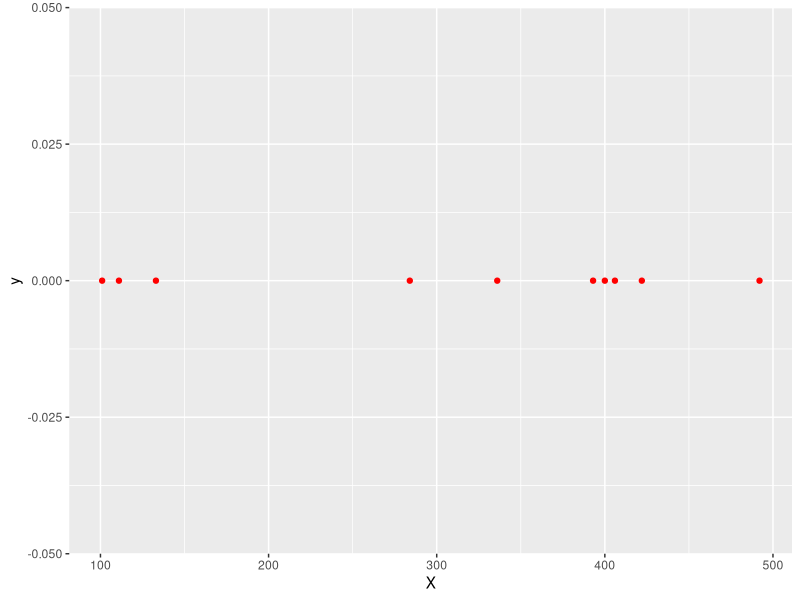
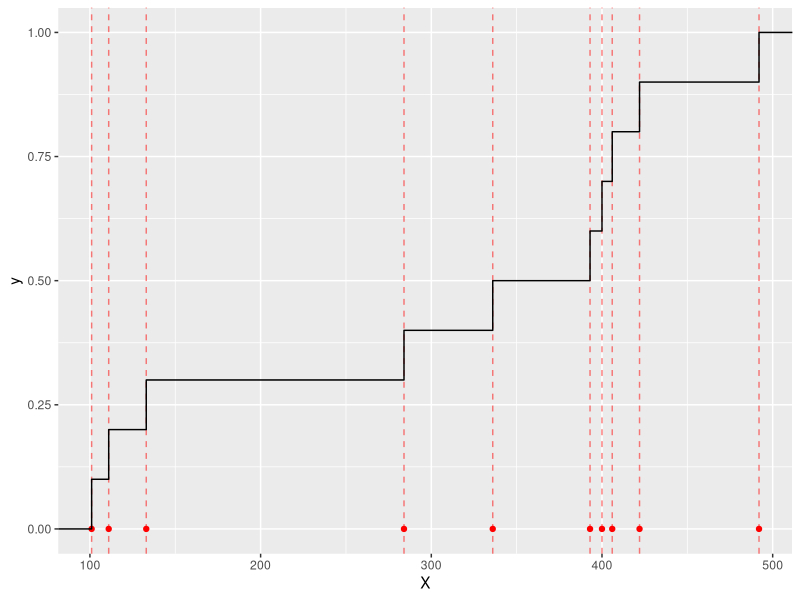
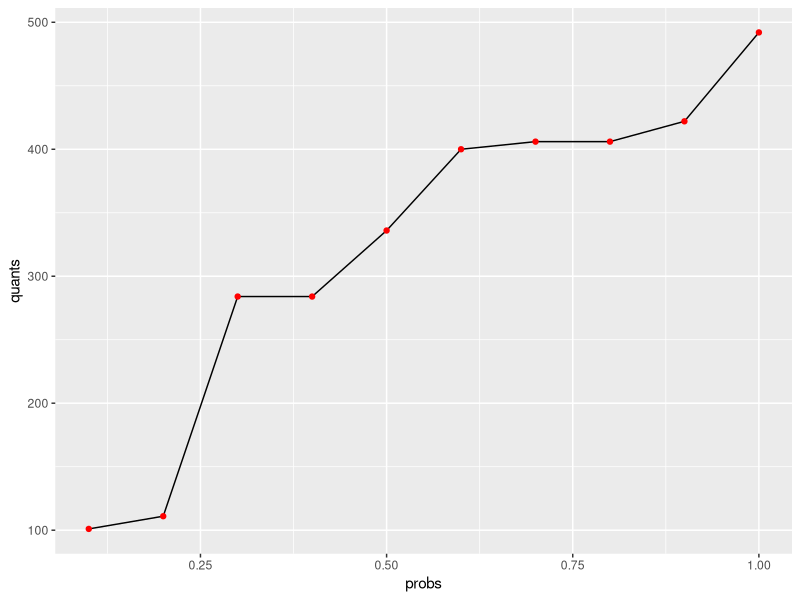
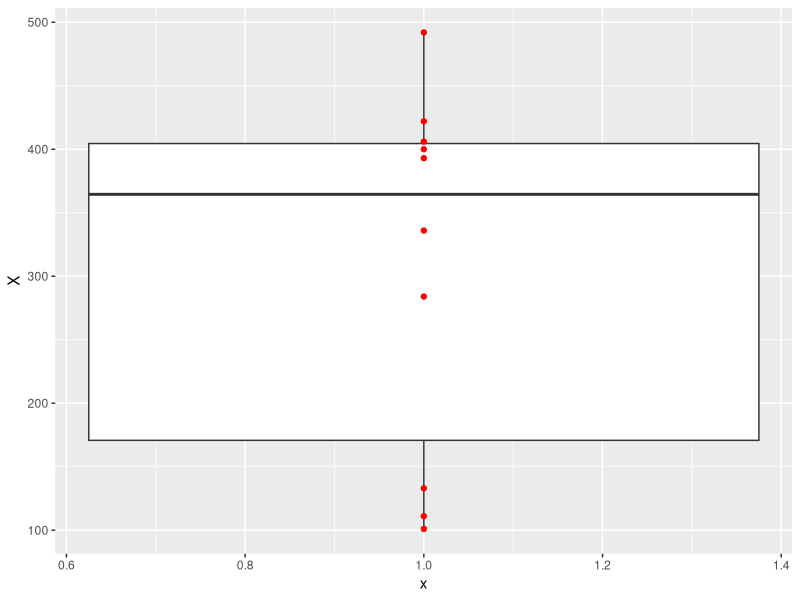

Write the R code that produced these figures, in order.
D <- c(1,7,52,13,75)
quantile(D,probs=seq(from=0,to=1,length.out=101),type=1)

quantile(c(1,7,13),type=1)
summary(c(1,7,13))

library(ggplot2)
require(quantreg)

set.seed(1234)
some.data <- sample(1:500,size=10,replace=T)

### look at order statistics
sort(some.data)

df <- data.frame(Num=1:10,X=some.data)

# visualize the data
ggplot() + geom_point(data=df, aes(x=X,y=0),color='red')

# look at ECDF
ggplot()  + geom_vline(xintercept=df$X,color='red', alpha=0.5, lty=2) + geom_point(data=df, aes(x=X,y=0),color='red') + stat_ecdf(data=df,aes(x=X)) + labs(list(y=expression(F[n](x)),x="Data",title="Empirical CDF"))

sort(some.data)
quantile(x=some.data,probs=seq(from=0,to=1,length.out=101),type=1)
### quantiles come from Inverse CDF, so we should
### look into ?quantile to choose how quantiles are found

### type=3 takes nearest (even) order statistic as quantile
### type=1 uses inverse ECDF
probs <- seq(from=0,to=1,length.out=11)[-1]
df2 <- data.frame(probs=probs, quants = quantile(some.data,probs=probs,type=1))

### compare order stats to quantiles.

ggplot() + geom_line(data=df2,aes(x=probs,y=quants)) + geom_point(data=df2,aes(x=probs,y=quants),color='red')
### default is type=7
quantile(some.data,probs=seq(from=0,to=1,length.out=11))

ggplot() + stat_boxplot(data=df,aes(x=1,y=X)) + geom_point(data=df, aes(x=1,y=X),color='red')